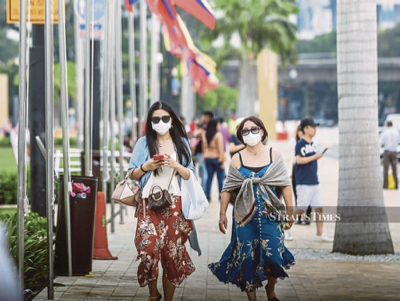
#> input picture images/104.png, 400 x 301 px; its folder holds 4 pictures in this run
$ python Kmeans.py
#> lines starting #> are read from the running program, lines starting #| are printed output that depends on the picture
import glob
from sklearn.cluster import KMeans
from matplotlib.image import imread
import matplotlib.pyplot as plt
import datetime

images=glob.glob('images/*.png')
for i in images:
    image=imread(i)
#> image is the input picture: shape (301, 400, 3) float32; mean R, G, B 0.561, 0.551, 0.527
    plt.figure(figsize=[12,6])
    plt.imshow(image)
    #(row,col,channel) => (row*col , channel)
    x=image.reshape([-1,3])
    km=KMeans(n_clusters=3)
    km.fit(x)
    image_seg=km.cluster_centers_
    print(image_seg)
    print("================")
    image_seg=image_seg[km.labels_]
    print(km.labels_)
    image_seg=image_seg.reshape(image.shape)
    print(image_seg.shape)
#| (301, 400, 3)
    plt.figure(figsize=[12,6])
    plt.imshow(image_seg)
    plt.savefig('res/Kmeans/'+i)
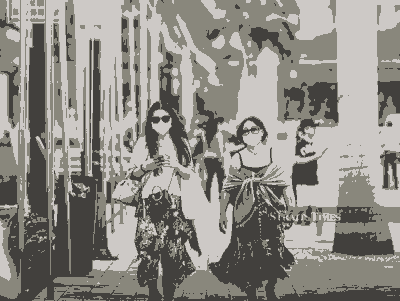
#> shown: shape (301, 400, 3) float32; mean R, G, B 0.561, 0.551, 0.528
#> pass 2 of the loop `for i in images:`:
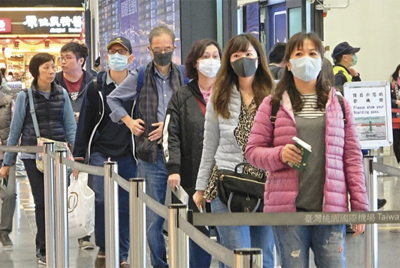
#> input picture images/107.png, 400 x 268 px
#> image is the input picture: shape (268, 400, 3) float32; mean R, G, B 0.539, 0.5, 0.484
#| (268, 400, 3)
#> `plt.savefig('res/Kmeans/'+i)`:
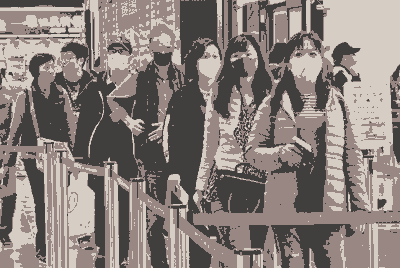
#> shown: shape (268, 400, 3) float32; mean R, G, B 0.539, 0.5, 0.483
#> pass 3 of the loop `for i in images:`:
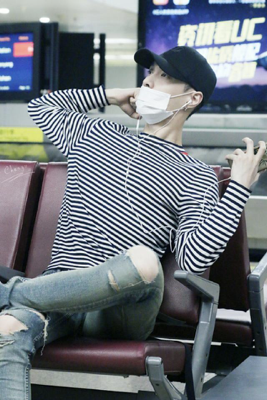
#> input picture images/119.png, 267 x 400 px
#> image is the input picture: shape (400, 267, 3) float32; mean R, G, B 0.437, 0.465, 0.493
#| (400, 267, 3)
#> `plt.savefig('res/Kmeans/'+i)`:
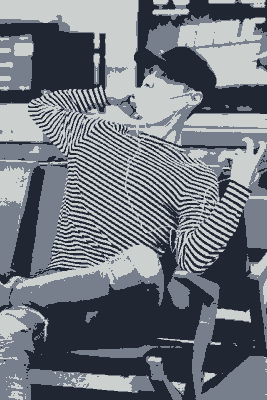
#> shown: shape (400, 267, 3) float32; mean R, G, B 0.437, 0.465, 0.493
#> the loop made 4 passes; the first 3 are shown
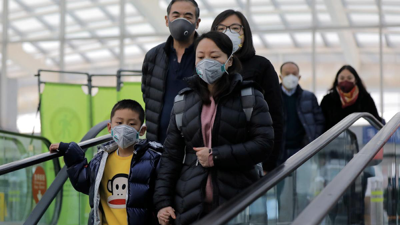
#> shown: shape (225, 400, 3) float32; mean R, G, B 0.436, 0.445, 0.426
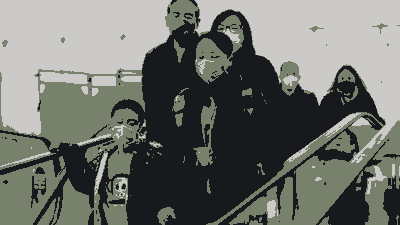
#> shown: shape (225, 400, 3) float32; mean R, G, B 0.436, 0.445, 0.427
